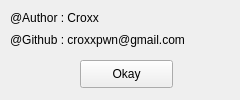
<?xml version="1.0" encoding="UTF-8"?>
<ui version="4.0">
 <class>infoForm</class>
 <widget class="QWidget" name="infoForm">
  <property name="geometry">
   <rect>
    <x>0</x>
    <y>0</y>
    <width>240</width>
    <height>100</height>
   </rect>
  </property>
  <property name="windowTitle">
   <string>Form</string>
  </property>
  <widget class="QPushButton" name="pushButton">
   <property name="geometry">
    <rect>
     <x>80</x>
     <y>60</y>
     <width>93</width>
     <height>28</height>
    </rect>
   </property>
   <property name="text">
    <string>Okay</string>
   </property>
  </widget>
  <widget class="QLabel" name="label">
   <property name="geometry">
    <rect>
     <x>10</x>
     <y>10</y>
     <width>131</width>
     <height>16</height>
    </rect>
   </property>
   <property name="text">
    <string>@Author : Croxx</string>
   </property>
  </widget>
  <widget class="QLabel" name="label_2">
   <property name="geometry">
    <rect>
     <x>10</x>
     <y>30</y>
     <width>241</width>
     <height>20</height>
    </rect>
   </property>
   <property name="text">
    <string>@Github : croxxpwn@gmail.com</string>
   </property>
  </widget>
 </widget>
 <resources/>
 <connections/>
</ui>
